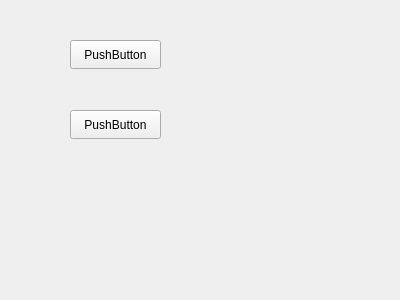
<?xml version="1.0" encoding="UTF-8"?>
<ui version="4.0">
 <class>Form</class>
 <widget class="QWidget" name="Form">
  <property name="geometry">
   <rect>
    <x>0</x>
    <y>0</y>
    <width>400</width>
    <height>300</height>
   </rect>
  </property>
  <property name="windowTitle">
   <string>Form</string>
  </property>
  <widget class="QPushButton" name="pushButton">
   <property name="geometry">
    <rect>
     <x>70</x>
     <y>40</y>
     <width>91</width>
     <height>29</height>
    </rect>
   </property>
   <property name="text">
    <string>PushButton</string>
   </property>
  </widget>
  <widget class="QPushButton" name="pushButton_2">
   <property name="geometry">
    <rect>
     <x>70</x>
     <y>110</y>
     <width>91</width>
     <height>29</height>
    </rect>
   </property>
   <property name="focusPolicy">
    <enum>Qt::FocusPolicy::NoFocus</enum>
   </property>
   <property name="text">
    <string>PushButton</string>
   </property>
  </widget>
 </widget>
 <resources/>
 <connections/>
</ui>
